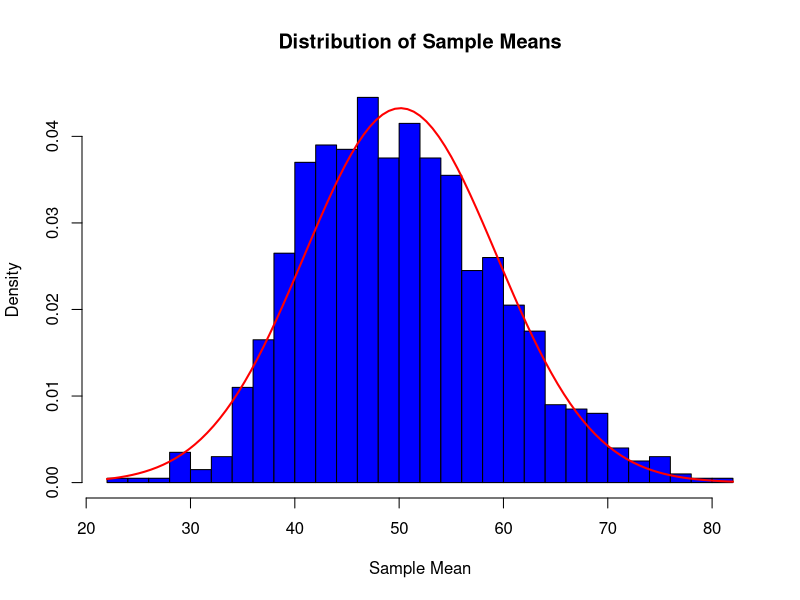

R code for this plot:
#Exercise 10: Central Limit Theorem (CLT)
#We will demonstrate the Central Limit Theorem (CLT) by drawing multiple samples from a non-normal population and observing how the distribution of the sample means approximates a normal distribution.

#We generate a non-normal population (exponential distribution).
#We draw 1000 random samples of size 30 and compute their means.
#We plot the histogram of sample means and overlay a normal curve to observe the CLT in action.
#Even though the original population is not normal, the distribution of sample means is approximately normal, demonstrating the Central Limit Theorem.

set.seed(42)

# Generate a non-normal population (exponential distribution)
population <- rexp(10000, rate = 1 / 50)  # Mean = 50

# Function to draw samples and compute means
sample_means <- replicate(1000, mean(sample(population, size = 30, replace = TRUE)))

# Plot histogram of sample means
hist(sample_means, breaks = 30, col = "blue", main = "Distribution of Sample Means",
     xlab = "Sample Mean", probability = TRUE)

# Overlay normal curve
curve(dnorm(x, mean = mean(sample_means), sd = sd(sample_means)),
      col = "red", lwd = 2, add = TRUE)
